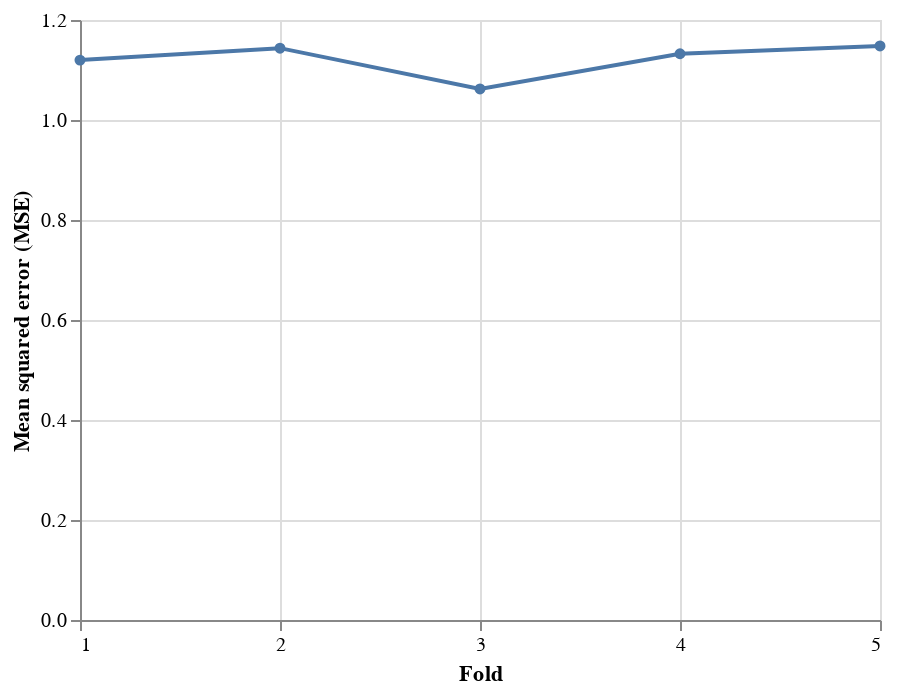

Notebook code cell kept with this figure:
### Code cell
alt.Chart(df_scores.reset_index()).mark_line(
     point=alt.OverlayMarkDef()
).encode(
    x=alt.X("index", bin=False, title="Fold", axis=alt.Axis(tickCount=5)),
    y=alt.Y("lr", aggregate="mean", title="Mean squared error (MSE)")
)

### Figure 1 — Vega-Lite specification as saved in the notebook (floating-point values rounded to 4 significant figures)
{"config": {"view": {"continuousWidth": 400, "continuousHeight": 300}}, "data": {"name": "data-61371d84faf60e2d54ed2417c9bffc61"}, "mark": {"type": "line", "point": {}}, "encoding": {"x": {"axis": {"tickCount": 5}, "bin": false, "field": "index", "title": "Fold", "type": "quantitative"}, "y": {"aggregate": "mean", "field": "lr", "title": "Mean squared error (MSE)", "type": "quantitative"}}, "$schema": "https://vega.github.io/schema/vega-lite/v4.17.0.json", "datasets": {"data-61371d84faf60e2d54ed2417c9bffc61": [{"index": 1, "lr": 1.12}, {"index": 2, "lr": 1.144}, {"index": 3, "lr": 1.062}, {"index": 4, "lr": 1.133}, {"index": 5, "lr": 1.148}]}}
